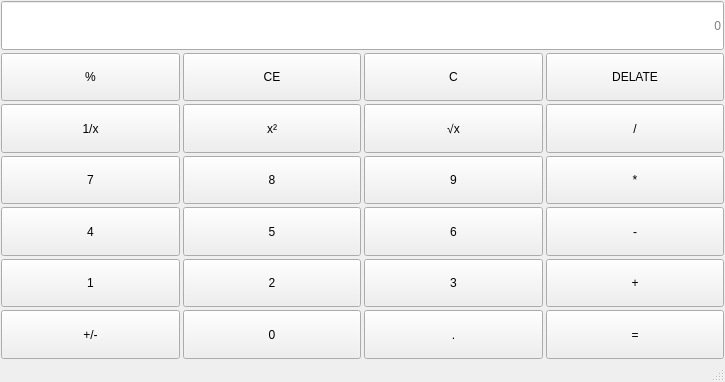
<?xml version="1.0" encoding="UTF-8"?>
<ui version="4.0">
 <class>MainWindow</class>
 <widget class="QMainWindow" name="MainWindow">
  <property name="geometry">
   <rect>
    <x>0</x>
    <y>0</y>
    <width>725</width>
    <height>382</height>
   </rect>
  </property>
  <property name="windowTitle">
   <string>MainWindow</string>
  </property>
  <widget class="QWidget" name="centralwidget">
   <property name="sizePolicy">
    <sizepolicy hsizetype="Minimum" vsizetype="Preferred">
     <horstretch>0</horstretch>
     <verstretch>0</verstretch>
    </sizepolicy>
   </property>
   <layout class="QVBoxLayout" name="verticalLayout">
    <property name="spacing">
     <number>3</number>
    </property>
    <property name="leftMargin">
     <number>1</number>
    </property>
    <property name="topMargin">
     <number>1</number>
    </property>
    <property name="rightMargin">
     <number>1</number>
    </property>
    <property name="bottomMargin">
     <number>1</number>
    </property>
    <item>
     <layout class="QGridLayout" name="gridLayout">
      <item row="1" column="2">
       <widget class="QPushButton" name="clear">
        <property name="sizePolicy">
         <sizepolicy hsizetype="Expanding" vsizetype="Preferred">
          <horstretch>0</horstretch>
          <verstretch>0</verstretch>
         </sizepolicy>
        </property>
        <property name="text">
         <string>C</string>
        </property>
       </widget>
      </item>
      <item row="4" column="3">
       <widget class="QPushButton" name="minus">
        <property name="sizePolicy">
         <sizepolicy hsizetype="Expanding" vsizetype="Preferred">
          <horstretch>0</horstretch>
          <verstretch>0</verstretch>
         </sizepolicy>
        </property>
        <property name="text">
         <string>-</string>
        </property>
       </widget>
      </item>
      <item row="3" column="1">
       <widget class="QPushButton" name="num8">
        <property name="sizePolicy">
         <sizepolicy hsizetype="Expanding" vsizetype="Preferred">
          <horstretch>0</horstretch>
          <verstretch>0</verstretch>
         </sizepolicy>
        </property>
        <property name="text">
         <string>8</string>
        </property>
       </widget>
      </item>
      <item row="2" column="3">
       <widget class="QPushButton" name="divide">
        <property name="sizePolicy">
         <sizepolicy hsizetype="Expanding" vsizetype="Preferred">
          <horstretch>0</horstretch>
          <verstretch>0</verstretch>
         </sizepolicy>
        </property>
        <property name="text">
         <string>/</string>
        </property>
       </widget>
      </item>
      <item row="0" column="0" colspan="4">
       <widget class="QLineEdit" name="display">
        <property name="sizePolicy">
         <sizepolicy hsizetype="Expanding" vsizetype="Preferred">
          <horstretch>0</horstretch>
          <verstretch>0</verstretch>
         </sizepolicy>
        </property>
        <property name="text">
         <string/>
        </property>
        <property name="alignment">
         <set>Qt::AlignRight|Qt::AlignTrailing|Qt::AlignVCenter</set>
        </property>
        <property name="placeholderText">
         <string>0</string>
        </property>
       </widget>
      </item>
      <item row="1" column="3">
       <widget class="QPushButton" name="btndelate">
        <property name="sizePolicy">
         <sizepolicy hsizetype="Expanding" vsizetype="Preferred">
          <horstretch>0</horstretch>
          <verstretch>0</verstretch>
         </sizepolicy>
        </property>
        <property name="text">
         <string>DELATE</string>
        </property>
       </widget>
      </item>
      <item row="6" column="2">
       <widget class="QPushButton" name="period">
        <property name="sizePolicy">
         <sizepolicy hsizetype="Expanding" vsizetype="Preferred">
          <horstretch>0</horstretch>
          <verstretch>0</verstretch>
         </sizepolicy>
        </property>
        <property name="text">
         <string>.</string>
        </property>
       </widget>
      </item>
      <item row="5" column="3">
       <widget class="QPushButton" name="plus">
        <property name="sizePolicy">
         <sizepolicy hsizetype="Expanding" vsizetype="Preferred">
          <horstretch>0</horstretch>
          <verstretch>0</verstretch>
         </sizepolicy>
        </property>
        <property name="text">
         <string>+</string>
        </property>
       </widget>
      </item>
      <item row="6" column="1">
       <widget class="QPushButton" name="num0">
        <property name="sizePolicy">
         <sizepolicy hsizetype="Expanding" vsizetype="Preferred">
          <horstretch>0</horstretch>
          <verstretch>0</verstretch>
         </sizepolicy>
        </property>
        <property name="text">
         <string>0</string>
        </property>
       </widget>
      </item>
      <item row="3" column="3">
       <widget class="QPushButton" name="multiple">
        <property name="sizePolicy">
         <sizepolicy hsizetype="Expanding" vsizetype="Preferred">
          <horstretch>0</horstretch>
          <verstretch>0</verstretch>
         </sizepolicy>
        </property>
        <property name="text">
         <string>*</string>
        </property>
       </widget>
      </item>
      <item row="4" column="1">
       <widget class="QPushButton" name="num5">
        <property name="sizePolicy">
         <sizepolicy hsizetype="Expanding" vsizetype="Preferred">
          <horstretch>0</horstretch>
          <verstretch>0</verstretch>
         </sizepolicy>
        </property>
        <property name="text">
         <string>5</string>
        </property>
       </widget>
      </item>
      <item row="2" column="1">
       <widget class="QPushButton" name="square">
        <property name="sizePolicy">
         <sizepolicy hsizetype="Expanding" vsizetype="Preferred">
          <horstretch>0</horstretch>
          <verstretch>0</verstretch>
         </sizepolicy>
        </property>
        <property name="text">
         <string>x²</string>
        </property>
       </widget>
      </item>
      <item row="3" column="2">
       <widget class="QPushButton" name="num9">
        <property name="sizePolicy">
         <sizepolicy hsizetype="Expanding" vsizetype="Preferred">
          <horstretch>0</horstretch>
          <verstretch>0</verstretch>
         </sizepolicy>
        </property>
        <property name="text">
         <string>9</string>
        </property>
       </widget>
      </item>
      <item row="3" column="0">
       <widget class="QPushButton" name="num7">
        <property name="sizePolicy">
         <sizepolicy hsizetype="Expanding" vsizetype="Preferred">
          <horstretch>0</horstretch>
          <verstretch>0</verstretch>
         </sizepolicy>
        </property>
        <property name="text">
         <string>7</string>
        </property>
       </widget>
      </item>
      <item row="4" column="0">
       <widget class="QPushButton" name="num4">
        <property name="sizePolicy">
         <sizepolicy hsizetype="Expanding" vsizetype="Preferred">
          <horstretch>0</horstretch>
          <verstretch>0</verstretch>
         </sizepolicy>
        </property>
        <property name="text">
         <string>4</string>
        </property>
       </widget>
      </item>
      <item row="5" column="0">
       <widget class="QPushButton" name="num1">
        <property name="sizePolicy">
         <sizepolicy hsizetype="Expanding" vsizetype="Preferred">
          <horstretch>0</horstretch>
          <verstretch>0</verstretch>
         </sizepolicy>
        </property>
        <property name="text">
         <string>1</string>
        </property>
       </widget>
      </item>
      <item row="1" column="1">
       <widget class="QPushButton" name="CE">
        <property name="sizePolicy">
         <sizepolicy hsizetype="Expanding" vsizetype="Preferred">
          <horstretch>0</horstretch>
          <verstretch>0</verstretch>
         </sizepolicy>
        </property>
        <property name="text">
         <string>CE</string>
        </property>
       </widget>
      </item>
      <item row="4" column="2">
       <widget class="QPushButton" name="num6">
        <property name="sizePolicy">
         <sizepolicy hsizetype="Expanding" vsizetype="Preferred">
          <horstretch>0</horstretch>
          <verstretch>0</verstretch>
         </sizepolicy>
        </property>
        <property name="text">
         <string>6</string>
        </property>
       </widget>
      </item>
      <item row="5" column="2">
       <widget class="QPushButton" name="num3">
        <property name="sizePolicy">
         <sizepolicy hsizetype="Expanding" vsizetype="Preferred">
          <horstretch>0</horstretch>
          <verstretch>0</verstretch>
         </sizepolicy>
        </property>
        <property name="text">
         <string>3</string>
        </property>
       </widget>
      </item>
      <item row="1" column="0">
       <widget class="QPushButton" name="percentage">
        <property name="sizePolicy">
         <sizepolicy hsizetype="Expanding" vsizetype="Preferred">
          <horstretch>0</horstretch>
          <verstretch>0</verstretch>
         </sizepolicy>
        </property>
        <property name="text">
         <string>%</string>
        </property>
       </widget>
      </item>
      <item row="5" column="1">
       <widget class="QPushButton" name="num2">
        <property name="sizePolicy">
         <sizepolicy hsizetype="Expanding" vsizetype="Preferred">
          <horstretch>0</horstretch>
          <verstretch>0</verstretch>
         </sizepolicy>
        </property>
        <property name="text">
         <string>2</string>
        </property>
       </widget>
      </item>
      <item row="6" column="0">
       <widget class="QPushButton" name="sign">
        <property name="sizePolicy">
         <sizepolicy hsizetype="Expanding" vsizetype="Preferred">
          <horstretch>0</horstretch>
          <verstretch>0</verstretch>
         </sizepolicy>
        </property>
        <property name="text">
         <string>+/-</string>
        </property>
       </widget>
      </item>
      <item row="6" column="3">
       <widget class="QPushButton" name="equal">
        <property name="sizePolicy">
         <sizepolicy hsizetype="Expanding" vsizetype="Preferred">
          <horstretch>0</horstretch>
          <verstretch>0</verstretch>
         </sizepolicy>
        </property>
        <property name="text">
         <string>=</string>
        </property>
       </widget>
      </item>
      <item row="2" column="2">
       <widget class="QPushButton" name="sqrt">
        <property name="sizePolicy">
         <sizepolicy hsizetype="Expanding" vsizetype="Preferred">
          <horstretch>0</horstretch>
          <verstretch>0</verstretch>
         </sizepolicy>
        </property>
        <property name="text">
         <string>√x</string>
        </property>
       </widget>
      </item>
      <item row="2" column="0">
       <widget class="QPushButton" name="inverse">
        <property name="sizePolicy">
         <sizepolicy hsizetype="Expanding" vsizetype="Preferred">
          <horstretch>0</horstretch>
          <verstretch>0</verstretch>
         </sizepolicy>
        </property>
        <property name="text">
         <string>1/x</string>
        </property>
       </widget>
      </item>
     </layout>
    </item>
   </layout>
  </widget>
  <widget class="QMenuBar" name="menubar">
   <property name="geometry">
    <rect>
     <x>0</x>
     <y>0</y>
     <width>725</width>
     <height>23</height>
    </rect>
   </property>
  </widget>
  <widget class="QStatusBar" name="statusbar"/>
 </widget>
 <resources/>
 <connections/>
</ui>
